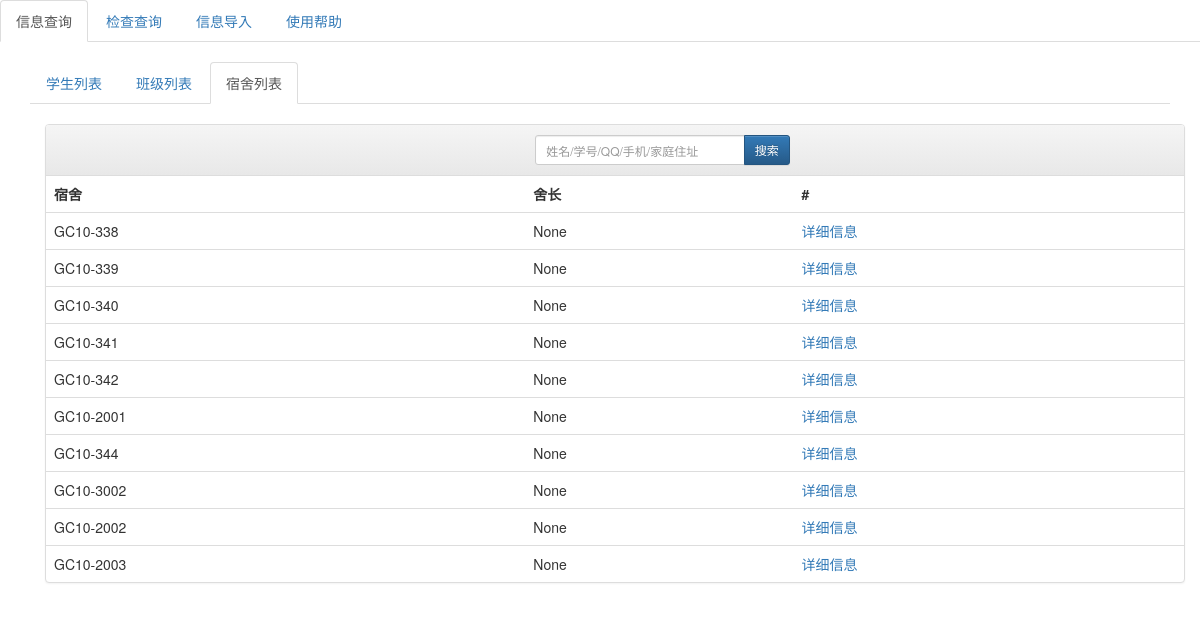
/infosys/dormitory-list/, run on the app's committed database.
### infosys/models.py (models this page shows, shortened)
class Dormitory(models.Model):
    dormitory_id = models.CharField(max_length=20, primary_key=True)
    building_num = models.CharField(max_length=5, null=True, )
    room_num = models.CharField(max_length=4, null=True)
    floor = models.CharField(max_length=2, null=True)
    master = models.OneToOneField('Live', on_delete=models.SET_NULL, null=True)
    class Meta:
        verbose_name = ("Dormitory")
        verbose_name_plural = verbose_name

### infosys/views.py (the view)
# urls.py: path("dormitory-list/", views.DormitoryListView.as_view(), name='dormitory_list'),
class DormitoryListView(ListView):
    model = Dormitory
    template_name = "infosys/inquir/list/dormitory.html"
    context_object_name = 'dormitories'

### templates/infosys/inquir/list/dormitory.html (shortened to what this page needs)
{% extends 'infosys/inquir/list.html' %}
{% block listhead %}
<tr>
  <th>宿舍</th>
  <th>舍长</th>
  <th>#</th>
</tr>
{% endblock listhead %}
{% block listcontent %}
{% for dormitory in dormitories %}
<tr>
  <td>{{ dormitory.building_num }}-{{ dormitory.room_num }}</td>
  <td>{{ dormitory.master_id }}</td>
  <td><a href="{% url 'infosys:dormitory_detail' dormitory.dormitory_id %}">详细信息</a></td>
</tr>
{% endfor %}
{% endblock listcontent %}

### data on the page
Dormitory: building_num "GC10", room_num "338", master_id "None"
Dormitory: building_num "GC10", room_num "339", master_id "None"
Dormitory: building_num "GC10", room_num "340", master_id "None"
Dormitory: building_num "GC10", room_num "341", master_id "None"
Dormitory: building_num "GC10", room_num "342", master_id "None"
Dormitory: building_num "GC10", room_num "2001", master_id "None"
Dormitory: building_num "GC10", room_num "344", master_id "None"
Dormitory: building_num "GC10", room_num "3002", master_id "None"
Dormitory: building_num "GC10", room_num "2002", master_id "None"
Dormitory: building_num "GC10", room_num "2003", master_id "None"
